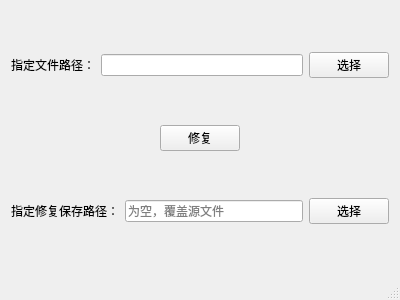
<?xml version="1.0" encoding="UTF-8"?>
<ui version="4.0">
 <class>MainWindow</class>
 <widget class="QMainWindow" name="MainWindow">
  <property name="geometry">
   <rect>
    <x>0</x>
    <y>0</y>
    <width>400</width>
    <height>300</height>
   </rect>
  </property>
  <property name="windowTitle">
   <string>工具目的是去掉Qt打开png图片报警告</string>
  </property>
  <widget class="QWidget" name="centralWidget">
   <layout class="QVBoxLayout" name="verticalLayout">
    <item>
     <layout class="QHBoxLayout" name="horizontalLayout">
      <item>
       <widget class="QLabel" name="label">
        <property name="text">
         <string>指定文件路径：</string>
        </property>
       </widget>
      </item>
      <item>
       <widget class="QLineEdit" name="lineEdit"/>
      </item>
      <item>
       <widget class="QPushButton" name="pushButton_2">
        <property name="text">
         <string>选择</string>
        </property>
       </widget>
      </item>
     </layout>
    </item>
    <item alignment="Qt::AlignHCenter">
     <widget class="QPushButton" name="pushButton">
      <property name="text">
       <string>修复</string>
      </property>
     </widget>
    </item>
    <item>
     <layout class="QHBoxLayout" name="horizontalLayout_2">
      <item>
       <widget class="QLabel" name="label_2">
        <property name="text">
         <string>指定修复保存路径：</string>
        </property>
       </widget>
      </item>
      <item>
       <widget class="QLineEdit" name="lineEdit_2">
        <property name="placeholderText">
         <string>为空，覆盖源文件</string>
        </property>
       </widget>
      </item>
      <item>
       <widget class="QPushButton" name="pushButton_3">
        <property name="text">
         <string>选择</string>
        </property>
       </widget>
      </item>
     </layout>
    </item>
   </layout>
  </widget>
  <widget class="QMenuBar" name="menuBar">
   <property name="geometry">
    <rect>
     <x>0</x>
     <y>0</y>
     <width>400</width>
     <height>23</height>
    </rect>
   </property>
  </widget>
  <widget class="QStatusBar" name="statusBar"/>
 </widget>
 <layoutdefault spacing="6" margin="11"/>
 <resources/>
 <connections/>
</ui>
